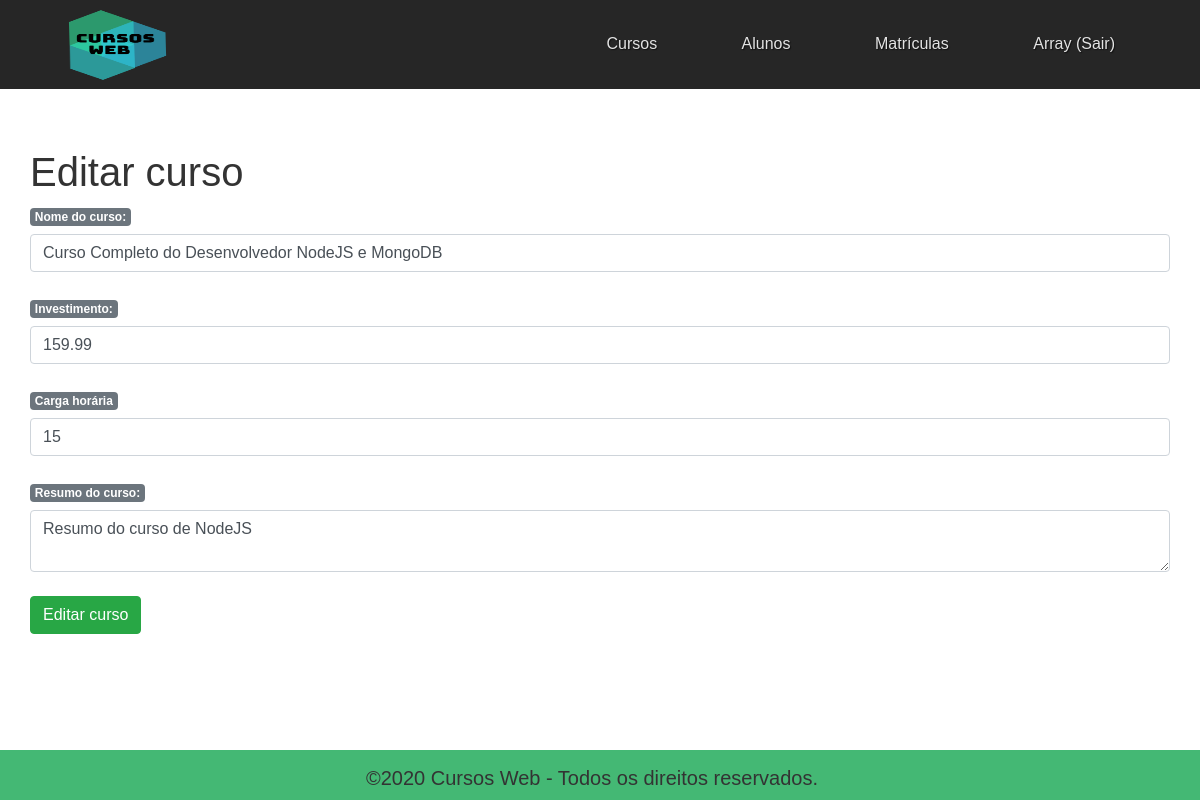
The app's page /?pagina=editar_curso&id_curso=1 (signed in) with its own data.
### tables this page shows
CREATE TABLE `tb_cursos` (
  `id_curso` int(11) NOT NULL,
  `imagem_curso` varchar(100) DEFAULT NULL,
  `nome_curso` char(50) NOT NULL,
  `resumo` text DEFAULT NULL,
  `data_cadastro` datetime NOT NULL DEFAULT current_timestamp(),
  `ativo` tinyint(1) DEFAULT 1,
  `investimento` float(8,2) DEFAULT 0.00,
  `carga_horaria` int(5) DEFAULT NULL
);

### db/DB.php (called while the page is built, shortened)
<?php
	class DB
	{
		public function __construct()
		{
			$this -> servidor = SERVIDOR;
			$this -> usuario = USUARIO;
			$this -> senha = SENHA;
			$this -> db = DB;
			$this -> conexao = mysqli_connect($this -> servidor, $this -> usuario, $this -> senha, $this -> db);
		}
	}

### class/Curso.php (called while the page is built, shortened)
<?php
	class Curso
	{
		public $conexao;
		public function __construct($conexao)
		{
			$this -> conexao = $conexao;
		}
		public function buscar()
		{
			$instrucao = "SELECT * FROM tb_cursos";
			$consulta = mysqli_query($this -> conexao, $instrucao);
			return $consulta;
		}
	}

### views/editar_curso.php (the view, shortened to what this page needs)
<?php if (isset($_GET['id_curso'])) : ?>
	<?php foreach ($curso -> buscar() as $curso ) : ?>
		<?php if ($curso['id_curso'] === $_GET['id_curso']) : ?>
			<h1>Editar curso</h1>
			<form method="post" action="edita_curso.php">
				<label class="badge badge-secondary">Nome do curso:</label>
				<input class="form-control" type="text" name="nome_curso" placeholder="Insira o nome do curso"
					value="<?= $curso['nome_curso'] ?>">
				<br>
				<label class="badge badge-secondary">Investimento:</label>
				<input class="form-control" type="text" name="investimento" placeholder="Insira o investimento"
					value="<?= $curso['investimento'] ?>">
				<br>
				<label class="badge badge-secondary">Carga horária</label>
				<input class="form-control" type="text" name="carga_horaria" placeholder="Insira a carga horária"
					value="<?= $curso['carga_horaria'] ?>">
				<br>
				<label class="badge badge-secondary">Resumo do curso:</label>
				<textarea class="form-control" name="resumo"
					placeholder="Insira o resumo do curso"><?= $curso['resumo'] ?></textarea>
				<br>
				<button class="btn btn-success" type="submit">Editar curso</button>
			</form>
		<?php endif ?>
	<?php endforeach ?>
<?php else : ?>
	<script>
		location.href = 'index.php?pagina=cursos'
	</script>
<?php endif ?>

### css/estilo.css (style rules this page uses)
* { margin: 0; padding: 0; }
body { font-family: helvetica, arial; font-size: 16px; color: #333; }

### records on screen
tb_cursos: nome_curso "Curso Completo do Desenvolvedor NodeJS e MongoDB", investimento "159.99", carga_horaria "15", resumo "Resumo do curso de NodeJS"

### other values on screen
$_SESSION['usuario'] "Array"
